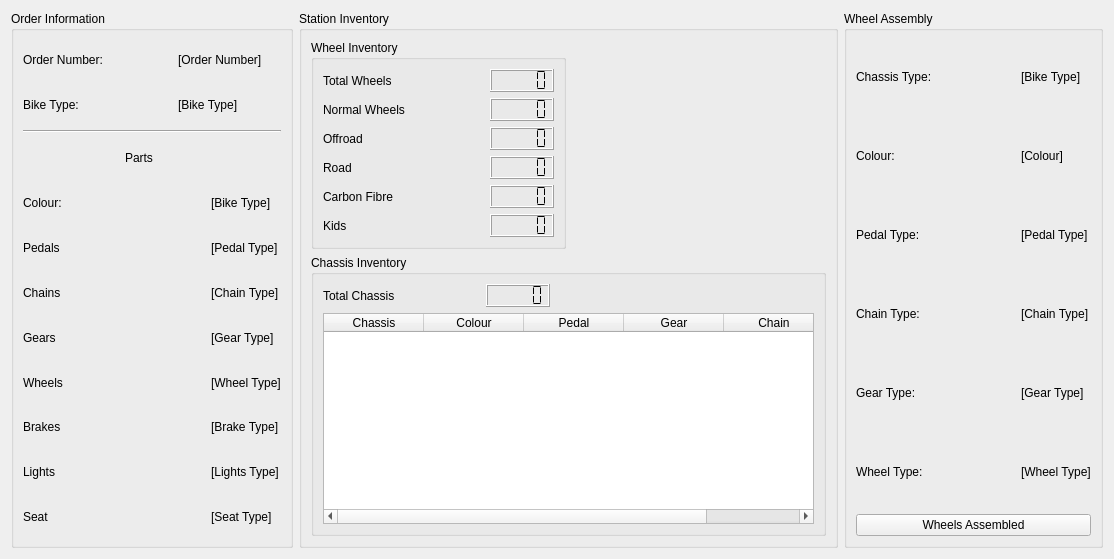
      <widget class="QWidget" name="WheelAssembly">
       <attribute name="title">
        <string>Wheels</string>
       </attribute>
       <layout class="QGridLayout" name="gridLayout_67">
        <item row="0" column="0">
         <widget class="QGroupBox" name="WheelStationOrderInformationBox">
          <property name="minimumSize">
           <size>
            <width>281</width>
            <height>385</height>
           </size>
          </property>
          <property name="title">
           <string>Order Information</string>
          </property>
          <layout class="QGridLayout" name="gridLayout_28">
           <item row="4" column="3">
            <widget class="QLabel" name="WheelStation_Colour_Value">
             <property name="text">
              <string>[Bike Type]</string>
             </property>
            </widget>
           </item>
           <item row="0" column="2" colspan="2">
            <widget class="QLabel" name="WheelStation_OrderNumber_Value">
             <property name="text">
              <string>[Order Number]</string>
             </property>
            </widget>
           </item>
           <item row="8" column="1" colspan="2">
            <spacer name="horizontalSpacer_112">
             <property name="orientation">
              <enum>Qt::Orientation::Horizontal</enum>
             </property>
             <property name="sizeHint" stdset="0">
              <size>
               <width>61</width>
               <height>20</height>
              </size>
             </property>
            </spacer>
           </item>
           <item row="14" column="3">
            <widget class="QLabel" name="WheelStation_Seat_Value">
             <property name="text">
              <string>[Seat Type]</string>
             </property>
            </widget>
           </item>
           <item row="2" column="0" colspan="4">
            <widget class="Line" name="WheelStation_Divider">
             <property name="orientation">
              <enum>Qt::Orientation::Horizontal</enum>
             </property>
            </widget>
           </item>
           <item row="13" column="3">
            <widget class="QLabel" name="WheelStation_Lights_Value">
             <property name="text">
              <string>[Lights Type]</string>
             </property>
            </widget>
           </item>
           <item row="0" column="1">
            <spacer name="horizontalSpacer_104">
             <property name="orientation">
              <enum>Qt::Orientation::Horizontal</enum>
             </property>
             <property name="sizeHint" stdset="0">
              <size>
               <width>35</width>
               <height>20</height>
              </size>
             </property>
            </spacer>
           </item>
           <item row="0" column="0">
            <widget class="QLabel" name="WheelStation_OrderNumber_Label">
             <property name="text">
              <string>Order Number:</string>
             </property>
            </widget>
           </item>
           <item row="1" column="0">
            <widget class="QLabel" name="WheelStation_BikeType_Label">
             <property name="text">
              <string>Bike Type:</string>
             </property>
            </widget>
           </item>
           <item row="1" column="1">
            <spacer name="horizontalSpacer_105">
             <property name="orientation">
              <enum>Qt::Orientation::Horizontal</enum>
             </property>
             <property name="sizeHint" stdset="0">
              <size>
               <width>35</width>
               <height>20</height>
              </size>
             </property>
            </spacer>
           </item>
           <item row="13" column="1" colspan="2">
            <spacer name="horizontalSpacer_114">
             <property name="orientation">
              <enum>Qt::Orientation::Horizontal</enum>
             </property>
             <property name="sizeHint" stdset="0">
              <size>
               <width>61</width>
               <height>20</height>
              </size>
             </property>
            </spacer>
           </item>
           <item row="5" column="3">
            <widget class="QLabel" name="WheelStation_Pedal_Value">
             <property name="text">
              <string>[Pedal Type]</string>
             </property>
            </widget>
           </item>
           <item row="5" column="0">
            <widget class="QLabel" name="WheelStation_Pedal_Label">
             <property name="text">
              <string>Pedals</string>
             </property>
            </widget>
           </item>
           <item row="13" column="0">
            <widget class="QLabel" name="WheelStation_Lights_Label">
             <property name="text">
              <string>Lights</string>
             </property>
            </widget>
           </item>
           <item row="7" column="3">
            <widget class="QLabel" name="WheelStation_Chain_Value">
             <property name="text">
              <string>[Chain Type]</string>
             </property>
            </widget>
           </item>
           <item row="1" column="2" colspan="2">
            <widget class="QLabel" name="WheelStation_BikeType_Value">
             <property name="text">
              <string>[Bike Type]</string>
             </property>
            </widget>
           </item>
           <item row="5" column="1" colspan="2">
            <spacer name="horizontalSpacer_109">
             <property name="orientation">
              <enum>Qt::Orientation::Horizontal</enum>
             </property>
             <property name="sizeHint" stdset="0">
              <size>
               <width>61</width>
               <height>20</height>
              </size>
             </property>
            </spacer>
           </item>
           <item row="12" column="3">
            <widget class="QLabel" name="WheelStation_Brakes_Value">
             <property name="text">
              <string>[Brake Type]</string>
             </property>
            </widget>
           </item>
           <item row="4" column="0">
            <widget class="QLabel" name="WheelStation_Colour_Label">
             <property name="text">
              <string>Colour:</string>
             </property>
            </widget>
           </item>
           <item row="8" column="0">
            <widget class="QLabel" name="WheelStation_Gears_Label">
             <property name="text">
              <string>Gears</string>
             </property>
            </widget>
           </item>
           <item row="7" column="0">
            <widget class="QLabel" name="WheelStation_Chain_Label">
             <property name="text">
              <string>Chains</string>
             </property>
            </widget>
           </item>
           <item row="4" column="1" colspan="2">
            <spacer name="horizontalSpacer_108">
             <property name="orientation">
              <enum>Qt::Orientation::Horizontal</enum>
             </property>
             <property name="sizeHint" stdset="0">
              <size>
               <width>61</width>
               <height>20</height>
              </size>
             </property>
            </spacer>
           </item>
           <item row="12" column="1" colspan="2">
            <spacer name="horizontalSpacer_113">
             <property name="orientation">
              <enum>Qt::Orientation::Horizontal</enum>
             </property>
             <property name="sizeHint" stdset="0">
              <size>
               <width>61</width>
               <height>20</height>
              </size>
             </property>
            </spacer>
           </item>
           <item row="3" column="2" colspan="2">
            <spacer name="horizontalSpacer_107">
             <property name="orientation">
              <enum>Qt::Orientation::Horizontal</enum>
             </property>
             <property name="sizeHint" stdset="0">
              <size>
               <width>103</width>
               <height>20</height>
              </size>
             </property>
            </spacer>
           </item>
           <item row="12" column="0">
            <widget class="QLabel" name="WheelStation_Brakes_Label">
             <property name="text">
              <string>Brakes</string>
             </property>
            </widget>
           </item>
           <item row="14" column="0">
            <widget class="QLabel" name="WheelStation_Seat_Label">
             <property name="text">
              <string>Seat</string>
             </property>
            </widget>
           </item>
           <item row="3" column="0">
            <spacer name="horizontalSpacer_106">
             <property name="orientation">
              <enum>Qt::Orientation::Horizontal</enum>
             </property>
             <property name="sizeHint" stdset="0">
              <size>
               <width>96</width>
               <height>20</height>
              </size>
             </property>
            </spacer>
           </item>
           <item row="3" column="1">
            <widget class="QLabel" name="WheelStation_Parts_Label">
             <property name="text">
              <string>Parts</string>
             </property>
             <property name="scaledContents">
              <bool>false</bool>
             </property>
             <property name="wordWrap">
              <bool>false</bool>
             </property>
            </widget>
           </item>
           <item row="8" column="3">
            <widget class="QLabel" name="WheelStation_Gear_Value">
             <property name="text">
              <string>[Gear Type]</string>
             </property>
            </widget>
           </item>
           <item row="9" column="3">
            <widget class="QLabel" name="WheelStation_Wheel_Value">
             <property name="text">
              <string>[Wheel Type]</string>
             </property>
            </widget>
           </item>
           <item row="9" column="0">
            <widget class="QLabel" name="WheelStation_Wheel_Label">
             <property name="text">
              <string>Wheels</string>
             </property>
            </widget>
           </item>
           <item row="9" column="1" colspan="2">
            <spacer name="horizontalSpacer_110">
             <property name="orientation">
              <enum>Qt::Orientation::Horizontal</enum>
             </property>
             <property name="sizeHint" stdset="0">
              <size>
               <width>61</width>
               <height>20</height>
              </size>
             </property>
            </spacer>
           </item>
           <item row="7" column="1" colspan="2">
            <spacer name="horizontalSpacer_111">
             <property name="orientation">
              <enum>Qt::Orientation::Horizontal</enum>
             </property>
             <property name="sizeHint" stdset="0">
              <size>
               <width>40</width>
               <height>20</height>
              </size>
             </property>
            </spacer>
           </item>
           <item row="14" column="1" colspan="2">
            <spacer name="horizontalSpacer_115">
             <property name="orientation">
              <enum>Qt::Orientation::Horizontal</enum>
             </property>
             <property name="sizeHint" stdset="0">
              <size>
               <width>40</width>
               <height>20</height>
              </size>
             </property>
            </spacer>
           </item>
          </layout>
         </widget>
        </item>
        <item row="0" column="1">
         <widget class="QGroupBox" name="WheelStationInventoryBox">
          <property name="title">
           <string>Station Inventory</string>
          </property>
          <layout class="QGridLayout" name="gridLayout_43">
           <item row="0" column="0">
            <widget class="QGroupBox" name="WheelStationWheelInventoryBox">
             <property name="title">
              <string>Wheel Inventory</string>
             </property>
             <layout class="QGridLayout" name="gridLayout_44">
              <item row="1" column="3">
               <widget class="QLCDNumber" name="WheelStationInventory_NormalCount">
                <property name="segmentStyle">
                 <enum>QLCDNumber::SegmentStyle::Flat</enum>
                </property>
               </widget>
              </item>
              <item row="6" column="0">
               <widget class="QLabel" name="WheelStationInventory_CarbonLabel">
                <property name="text">
                 <string>Carbon Fibre</string>
                </property>
               </widget>
              </item>
              <item row="9" column="3">
               <widget class="QLCDNumber" name="WheelStationInventory_KidsCount">
                <property name="segmentStyle">
                 <enum>QLCDNumber::SegmentStyle::Flat</enum>
                </property>
               </widget>
              </item>
              <item row="9" column="2">
               <spacer name="horizontalSpacer_299">
                <property name="orientation">
                 <enum>Qt::Orientation::Horizontal</enum>
                </property>
                <property name="sizeHint" stdset="0">
                 <size>
                  <width>30</width>
                  <height>17</height>
                 </size>
                </property>
               </spacer>
              </item>
              <item row="1" column="0">
               <widget class="QLabel" name="WheelStationInventory_NormalLabel">
                <property name="text">
                 <string>Normal Wheels</string>
                </property>
               </widget>
              </item>
              <item row="1" column="1" colspan="2">
               <spacer name="horizontalSpacer_215">
                <property name="orientation">
                 <enum>Qt::Orientation::Horizontal</enum>
                </property>
                <property name="sizeHint" stdset="0">
                 <size>
                  <width>40</width>
                  <height>20</height>
                 </size>
                </property>
               </spacer>
              </item>
              <item row="9" column="0">
               <widget class="QLabel" name="WheelStationInventory_KidsLabel">
                <property name="text">
                 <string>Kids</string>
                </property>
               </widget>
              </item>
              <item row="6" column="1" colspan="2">
               <spacer name="horizontalSpacer_217">
                <property name="orientation">
                 <enum>Qt::Orientation::Horizontal</enum>
                </property>
                <property name="sizeHint" stdset="0">
                 <size>
                  <width>20</width>
                  <height>20</height>
                 </size>
                </property>
               </spacer>
              </item>
              <item row="5" column="3">
               <widget class="QLCDNumber" name="WheelStationInventory_RoadCount">
                <property name="segmentStyle">
                 <enum>QLCDNumber::SegmentStyle::Flat</enum>
                </property>
               </widget>
              </item>
              <item row="0" column="1" colspan="2">
               <spacer name="horizontalSpacer_214">
                <property name="orientation">
                 <enum>Qt::Orientation::Horizontal</enum>
                </property>
                <property name="sizeHint" stdset="0">
                 <size>
                  <width>37</width>
                  <height>20</height>
                 </size>
                </property>
               </spacer>
              </item>
              <item row="0" column="0">
               <widget class="QLabel" name="WheelStationInventory_TotalLabel">
                <property name="text">
                 <string>Total Wheels</string>
                </property>
               </widget>
              </item>
              <item row="0" column="3">
               <widget class="QLCDNumber" name="WheelStationInventory_TotalCount">
                <property name="segmentStyle">
                 <enum>QLCDNumber::SegmentStyle::Flat</enum>
                </property>
               </widget>
              </item>
              <item row="5" column="0">
               <widget class="QLabel" name="WheelStationInventory_RoadLabel">
                <property name="text">
                 <string>Road</string>
                </property>
               </widget>
              </item>
              <item row="6" column="3">
               <widget class="QLCDNumber" name="WheelStationInventory_CarbonCount">
                <property name="segmentStyle">
                 <enum>QLCDNumber::SegmentStyle::Flat</enum>
                </property>
               </widget>
              </item>
              <item row="5" column="1" colspan="2">
               <spacer name="horizontalSpacer_216">
                <property name="orientation">
                 <enum>Qt::Orientation::Horizontal</enum>
                </property>
                <property name="sizeHint" stdset="0">
                 <size>
                  <width>40</width>
                  <height>20</height>
                 </size>
                </property>
               </spacer>
              </item>
              <item row="2" column="0">
               <widget class="QLabel" name="WheelStationInventory_OffroadLabel">
                <property name="text">
                 <string>Offroad</string>
                </property>
               </widget>
              </item>
              <item row="2" column="3">
               <widget class="QLCDNumber" name="WheelStationInventory_OffroadCount">
                <property name="segmentStyle">
                 <enum>QLCDNumber::SegmentStyle::Flat</enum>
                </property>
               </widget>
              </item>
              <item row="2" column="2">
               <spacer name="horizontalSpacer_218">
                <property name="orientation">
                 <enum>Qt::Orientation::Horizontal</enum>
                </property>
                <property name="sizeHint" stdset="0">
                 <size>
                  <width>30</width>
                  <height>17</height>
                 </size>
                </property>
               </spacer>
              </item>
             </layout>
            </widget>
           </item>
           <item row="1" column="0" colspan="2">
            <widget class="QGroupBox" name="WheelStationChassisInventoryBox">
             <property name="title">
              <string>Chassis Inventory</string>
             </property>
             <layout class="QGridLayout" name="gridLayout_46">
              <item row="0" column="0">
               <widget class="QLabel" name="WheelStationTotalChassisLabel">
                <property name="text">
                 <string>Total Chassis</string>
                </property>
               </widget>
              </item>
              <item row="0" column="1">
               <spacer name="horizontalSpacer_189">
                <property name="orientation">
                 <enum>Qt::Orientation::Horizontal</enum>
                </property>
                <property name="sizeHint" stdset="0">
                 <size>
                  <width>62</width>
                  <height>20</height>
                 </size>
                </property>
               </spacer>
              </item>
              <item row="0" column="2">
               <widget class="QLCDNumber" name="WheelStationInventoryTotalChassis">
                <property name="segmentStyle">
                 <enum>QLCDNumber::SegmentStyle::Flat</enum>
                </property>
               </widget>
              </item>
              <item row="0" column="3">
               <spacer name="horizontalSpacer_185">
                <property name="orientation">
                 <enum>Qt::Orientation::Horizontal</enum>
                </property>
                <property name="sizeHint" stdset="0">
                 <size>
                  <width>258</width>
                  <height>20</height>
                 </size>
                </property>
               </spacer>
              </item>
              <item row="1" column="0" colspan="4">
               <widget class="QTableWidget" name="WheelStationChassisInventory">
                <property name="minimumSize">
                 <size>
                  <width>491</width>
                  <height>211</height>
                 </size>
                </property>
                <column>
                 <property name="text">
                  <string>Chassis</string>
                 </property>
                </column>
                <column>
                 <property name="text">
                  <string>Colour</string>
                 </property>
                </column>
                <column>
                 <property name="text">
                  <string>Pedal</string>
                 </property>
                </column>
                <column>
                 <property name="text">
                  <string>Gear</string>
                 </property>
                </column>
                <column>
                 <property name="text">
                  <string>Chain</string>
                 </property>
                </column>
               </widget>
              </item>
             </layout>
            </widget>
           </item>
           <item row="0" column="1">
            <spacer name="horizontalSpacer_186">
             <property name="orientation">
              <enum>Qt::Orientation::Horizontal</enum>
             </property>
             <property name="sizeHint" stdset="0">
              <size>
               <width>40</width>
               <height>20</height>
              </size>
             </property>
            </spacer>
           </item>
          </layout>
         </widget>
        </item>
        <item row="0" column="2">
         <widget class="QGroupBox" name="WheelAssemblyBox">
          <property name="title">
           <string>Wheel Assembly</string>
          </property>
          <layout class="QGridLayout" name="gridLayout_7">
           <item row="5" column="2">
            <widget class="QLabel" name="WheelAssembly_ChainType">
             <property name="text">
              <string>[Chain Type]</string>
             </property>
            </widget>
           </item>
           <item row="7" column="2">
            <widget class="QLabel" name="WheelAssembly_WheelType">
             <property name="text">
              <string>[Wheel Type]</string>
             </property>
            </widget>
           </item>
           <item row="8" column="0" colspan="3">
            <widget class="QPushButton" name="WheelAssembly_AssembledButton">
             <property name="text">
              <string>Wheels Assembled</string>
             </property>
            </widget>
           </item>
           <item row="7" column="0">
            <widget class="QLabel" name="WheelAssembly_WheelTypeLabel">
             <property name="text">
              <string>Wheel Type:</string>
             </property>
            </widget>
           </item>
           <item row="6" column="0">
            <widget class="QLabel" name="WheelAssembly_GearTypeLabel">
             <property name="text">
              <string>Gear Type:</string>
             </property>
            </widget>
           </item>
           <item row="7" column="1">
            <spacer name="horizontalSpacer_222">
             <property name="orientation">
              <enum>Qt::Orientation::Horizontal</enum>
             </property>
             <property name="sizeHint" stdset="0">
              <size>
               <width>44</width>
               <height>17</height>
              </size>
             </property>
            </spacer>
           </item>
           <item row="0" column="1">
            <spacer name="horizontalSpacer_190">
             <property name="orientation">
              <enum>Qt::Orientation::Horizontal</enum>
             </property>
             <property name="sizeHint" stdset="0">
              <size>
               <width>40</width>
               <height>20</height>
              </size>
             </property>
            </spacer>
           </item>
           <item row="0" column="2">
            <widget class="QLabel" name="WheelAssembly_ChassisType">
             <property name="text">
              <string>[Bike Type]</string>
             </property>
            </widget>
           </item>
           <item row="5" column="1">
            <spacer name="horizontalSpacer_220">
             <property name="orientation">
              <enum>Qt::Orientation::Horizontal</enum>
             </property>
             <property name="sizeHint" stdset="0">
              <size>
               <width>40</width>
               <height>20</height>
              </size>
             </property>
            </spacer>
           </item>
           <item row="1" column="2">
            <widget class="QLabel" name="WheelAssembly_Colour">
             <property name="text">
              <string>[Colour]</string>
             </property>
            </widget>
           </item>
           <item row="6" column="2">
            <widget class="QLabel" name="WheelAssembly_GearType">
             <property name="text">
              <string>[Gear Type]</string>
             </property>
            </widget>
           </item>
           <item row="5" column="0">
            <widget class="QLabel" name="WheelAssembly_ChainTypeLabel">
             <property name="text">
              <string>Chain Type:</string>
             </property>
            </widget>
           </item>
           <item row="1" column="0">
            <widget class="QLabel" name="WheelAssembly_ColourLabel">
             <property name="text">
              <string>Colour:</string>
             </property>
            </widget>
           </item>
           <item row="6" column="1">
            <spacer name="horizontalSpacer_221">
             <property name="orientation">
              <enum>Qt::Orientation::Horizontal</enum>
             </property>
             <property name="sizeHint" stdset="0">
              <size>
               <width>47</width>
               <height>20</height>
              </size>
             </property>
            </spacer>
           </item>
           <item row="1" column="1">
            <spacer name="horizontalSpacer_219">
             <property name="orientation">
              <enum>Qt::Orientation::Horizontal</enum>
             </property>
             <property name="sizeHint" stdset="0">
              <size>
               <width>40</width>
               <height>20</height>
              </size>
             </property>
            </spacer>
           </item>
           <item row="0" column="0">
            <widget class="QLabel" name="WheelAssembly_ChassisTypeLabel">
             <property name="text">
              <string>Chassis Type:</string>
             </property>
            </widget>
           </item>
           <item row="2" column="1">
            <spacer name="horizontalSpacer_272">
             <property name="orientation">
              <enum>Qt::Orientation::Horizontal</enum>
             </property>
             <property name="sizeHint" stdset="0">
              <size>
               <width>77</width>
               <height>20</height>
              </size>
             </property>
            </spacer>
           </item>
           <item row="2" column="2">
            <widget class="QLabel" name="WheelAssembly_PedalType">
             <property name="text">
              <string>[Pedal Type]</string>
             </property>
            </widget>
           </item>
           <item row="2" column="0">
            <widget class="QLabel" name="WheelAssembly_PedalTypeLabel">
             <property name="text">
              <string>Pedal Type:</string>
             </property>
            </widget>
           </item>
          </layout>
         </widget>
        </item>
       </layout>
      </widget>
